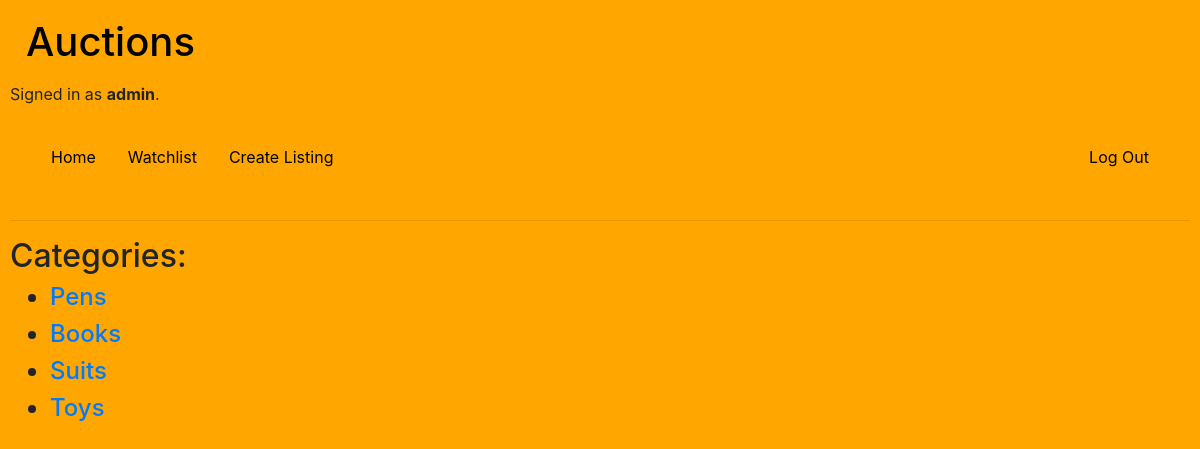
The page /categories (signed in) on the database its author committed.
### auctions/models.py (models this page shows, shortened)
class User(AbstractUser):
    pass

class Listing(models.Model):
    user = models.ForeignKey(User, on_delete = models.CASCADE, related_name = "owner")
    title = models.CharField(max_length = 64)
    description = models.TextField(blank = True)
    active = models.BooleanField(blank = False, default = True)
    img_url = models.URLField(blank = True)
    category = models.CharField(blank = True, max_length = 64)
    base_bid = models.FloatField(validators = [MinValueValidator(1)], default = 1)
    winner = models.ForeignKey(User, blank = True, on_delete = models.CASCADE, related_name = "new_owner", null = True)

### auctions/views.py (the view)
# urls.py: path("categories", views.categories, name="categories"),
def categories(request):
    category_list = []
    categories_list = Listing.objects.all()
    for i in categories_list:
        if i.category:
            if i.category not in category_list:
                category_list.append(i.category)
    return render(request, "auctions/categories.html",{
        "categories": category_list
    })

### auctions/templates/auctions/categories.html (shortened to what this page needs)
{% extends "auctions/layout.html" %}
{% block body %}
    <div>
        <h2>Categories:</h2>
    </div>
    <ul>
        {% for category in categories %}
            <h4><li><a href="{% url 'list_categories' category %}">{{ category }}</a></li></h4>
        {% endfor %}
    </ul>
{% endblock %}

### auctions/templates/auctions/layout.html (shortened to what this page needs)
{% load static %}
<!DOCTYPE html>
<html lang="en">
    <head>
        <link rel="stylesheet" href="https://stackpath.bootstrapcdn.com/bootstrap/4.4.1/css/bootstrap.min.css">
        <link href="{% static 'auctions/styles.css' %}" rel="stylesheet">
    </head>
    <body>
        <h1><a style = "color:black;" class="nav-link" href="{% url 'index' %}">Auctions</a></h1>
        <div>
            {% if user.is_authenticated %}
                Signed in as <strong>{{ user.username }}</strong>.
            {% endif %}
        </div>
        <ul class="ul_a">
            <li class="li_a"><a href="{% url 'index' %}">Home</a></li>
            {% if user.is_authenticated %}
                <li class="li_a">
                    <a  href="{% url 'watchlist' %}">Watchlist</a>
                </li>
                <li class="li_a">
                    <a class="nav-link" href="{% url 'create' %}">Create Listing</a>
                </li>
                <li class="li_a" style="float:right">
                    <a  href="{% url 'logout' %}" >Log Out</a>
                </li>
            {% endif %}
        </ul>
        <br>
        <br>
        <hr>
        {% block body %}
        {% endblock %}
    </body>
</html>

### auctions/static/auctions/styles.css (style rules this page uses)
body { padding: 10px; background-color: rgb(255, 166, 0); }
.ul_a { list-style-type: none; margin: 0; padding: 0; overflow: visible; background-color: rgb(255, 166, 0); padding: 25px; }
.li_a { float: left; background-color: rgb(255, 166, 0); }
.li_a a, .dropbtn { display: inline-block; color: black; text-align: center; padding: 14px 16px; text-decoration: none; }

### rows shown on the page
User: username "admin"
Listing: categories "Pens"
Listing: categories "Books"
Listing: categories "Suits"
Listing: categories "Toys"
